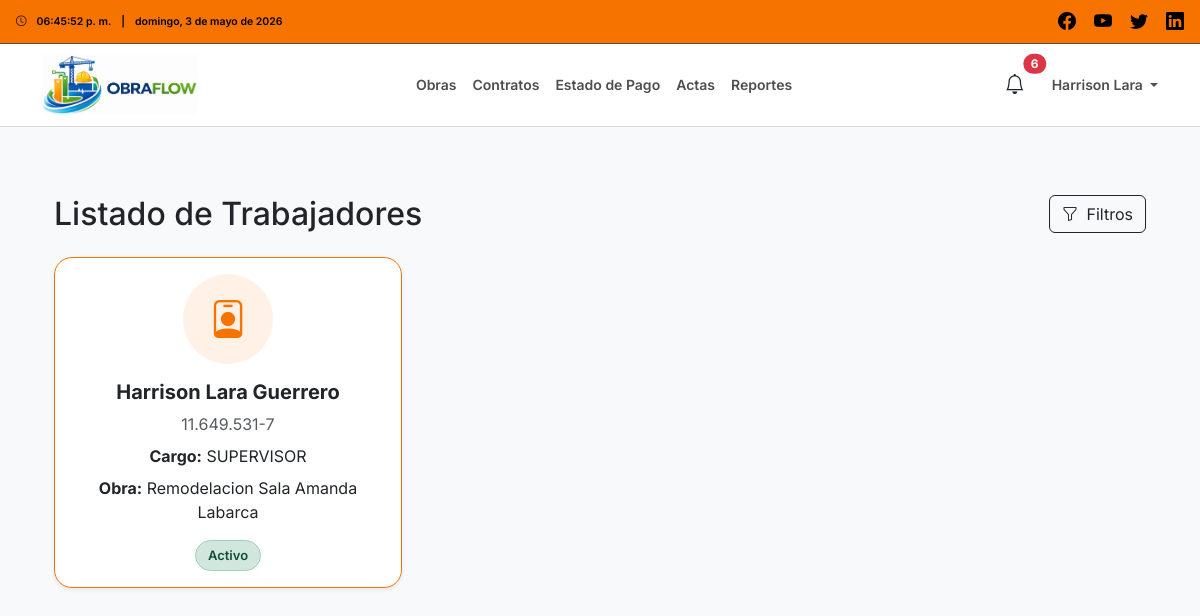
Page /trabajadores/ (signed in) on the committed database.
### users/models.py (models this page shows, shortened)
class User(AbstractUser):
    class Roles(models.TextChoices):
        ADMIN = 'ADMIN', 'Administrador'
        INSPECTOR = 'INSPECTOR', 'Inspector'
        CONTRATISTA = 'CONTRATISTA', 'Empresa Contratista'
    role = models.CharField(
        max_length=20,
        choices=Roles.choices,
        default=Roles.CONTRATISTA
    )

### trabajadores/models.py (models this page shows, shortened)
class Trabajador(models.Model):
    ESTADO_CHOICES = [
        ('ACTIVO', 'Activo'),
        ('INACTIVO', 'Inactivo'),
    ]
    obra = models.ForeignKey(
        Obra,
        on_delete=models.CASCADE,
        related_name='trabajadores'
    )
    nombres = models.CharField(max_length=150)
    apellidos = models.CharField(max_length=150)
    rut = models.CharField(max_length=20)
    fecha_nacimiento = models.DateField()
    cargo = models.CharField(max_length=150)
    fecha_ingreso = models.DateField()
    estado = models.CharField(
        max_length=20,
        choices=ESTADO_CHOICES,
        default='ACTIVO'
    )
    fecha_creacion = models.DateTimeField(auto_now_add=True)
    class Meta:
        verbose_name = 'Trabajador'
        verbose_name_plural = 'Trabajadores'
        ordering = ['apellidos', 'nombres']
    @property
    def documentos_completos(self):
        return hasattr(self, 'documentos') and all([
            self.documentos.carnet_identidad,
            self.documentos.certificado_antecedentes,
            self.documentos.contrato_trabajo,
        ])

### obras/models.py (models this page shows, shortened)
class Obra(models.Model):
    rut_validator = RegexValidator(
        regex=r'^\d{1,2}\.\d{3}\.\d{3}-[\dkK]$',
        message='El RUT debe tener el formato xx.xxx.xxx-x'
    )
    codigo = models.CharField(max_length=50, unique=True)
    nombre = models.CharField(max_length=200)
    descripcion = models.TextField(blank=True, null=True)
    ubicacion = models.CharField(max_length=255)
    CAMPUS_CHOICES = [
        ('CAMPUS_1', 'Campus Central'),
        ('CAMPUS_2', 'Campus Norte'),
        ('CAMPUS_3', 'Campus Sur'),
        ('CAMPUS_4', 'Campus Poniente'),
    ]
    campus = models.CharField(max_length=20, choices=CAMPUS_CHOICES)
    inspector = models.ForeignKey(
        settings.AUTH_USER_MODEL,
        on_delete=models.CASCADE,
        related_name='obras_como_inspector'
    )
    empresa = models.ForeignKey(
        settings.AUTH_USER_MODEL,
        on_delete=models.CASCADE,
        related_name='obras_como_empresa'
    )
    rut_empresa = models.CharField(
        max_length=12,
        validators=[rut_validator],
        blank=True,
        null=True
    )
    fecha_inicio = models.DateField()
    fecha_termino = models.DateField(blank=True, null=True)
    fecha_creacion = models.DateTimeField(auto_now_add=True)
    ESTADO_CHOICES = [
        ('PLANIFICACION', 'Planificación'),
        ('EN_PROCESO', 'En Ejecución'),
        ('FINALIZADA', 'Finalizada'),
    ]
    estado = models.CharField(
        max_length=20,
        choices=ESTADO_CHOICES,
        default='PLANIFICACION'
    )
    class Meta:
        verbose_name = 'Obra'
        verbose_name_plural = 'Obras'
        ordering = ['-fecha_creacion']

### core/views.py (the view, shortened to what this page needs)
# urls.py: path('trabajadores/', trabajadores_lista, name='trabajadores'),
@login_required(login_url='login')
def trabajadores_lista(request):
    user = request.user
    if user.role == 'CONTRATISTA':
        trabajadores = Trabajador.objects.filter(obra__empresa=user)
    elif user.role == 'INSPECTOR':
        trabajadores = Trabajador.objects.filter(obra__inspector=user)
    else:
        trabajadores = Trabajador.objects.none()
    busqueda = request.GET.get('q', '').strip()
    estado = request.GET.get('estado', '').strip()
    if estado:
        trabajadores = trabajadores.filter(estado=estado)
    filtros_activos = 0
    if busqueda:
        filtros_activos += 1
    if estado:
        filtros_activos += 1
    return render(request, 'trabajadores/lista.html', {
        'trabajadores': trabajadores,
        'busqueda': busqueda,
        'estado_actual': estado,
        'estado_choices': Trabajador.ESTADO_CHOICES,
        'filtros_activos': filtros_activos,
    })

### core/context_processors.py (called while the page is built)
def nombre_usuario(usuario):
    if not usuario:
        return ""
    nombre = f"{getattr(usuario, 'first_name', '')} {getattr(usuario, 'last_name', '')}".strip()
    if nombre:
        return nombre
    return getattr(usuario, 'username', '') or ""

### templates/trabajadores/lista.html (shortened to what this page needs)
{% extends 'base.html' %}
{% block content %}
<div class="container mt-4">
    <div class="d-flex justify-content-between align-items-center mb-4 flex-wrap gap-2">
        <h2 class="mb-0">Listado de Trabajadores</h2>
        <div class="d-flex gap-2 flex-wrap">
            <button class="btn btn-outline-dark position-relative" type="button" data-bs-toggle="collapse" data-bs-target="#filtrosTrabajadores" aria-expanded="false" aria-controls="filtrosTrabajadores">
                <i class="bi bi-funnel me-1"></i> Filtros
            </button>
        </div>
    </div>
    <div class="row">
        {% for trabajador in trabajadores %}
        <div class="col-md-4 mb-4">
            <a href="{% url 'trabajadores_detalle' trabajador.id %}" class="obra-card-link">
                <div class="card shadow-sm h-100 obra-card {% if request.user.role == 'CONTRATISTA' %}obra-card-empresa{% elif request.user.role == 'INSPECTOR' %}obra-card-inspector{% endif %}">
                    <div class="card-body text-center">
                        <div class="obra-card-icon {% if request.user.role == 'CONTRATISTA' %}obra-card-icon-empresa{% elif request.user.role == 'INSPECTOR' %}obra-card-icon-inspector{% endif %} mb-3">
                            <i class="bi bi-person-badge"></i>
                        </div>
                        <h5 class="card-title fw-bold mb-2">
                            {{ trabajador.nombres }} {{ trabajador.apellidos }}
                        </h5>
                        <p class="mb-2 text-muted">
                            {{ trabajador.rut }}
                        </p>
                        <p class="mb-2">
                            <strong>Cargo:</strong> {{ trabajador.cargo }}
                        </p>
                        <p class="mb-3">
                            <strong>Obra:</strong> {{ trabajador.obra.nombre }}
                        </p>
                        <span class="badge obra-badge
                            {% if trabajador.estado == 'ACTIVO' %}obra-badge-finalizada
                            {% elif trabajador.estado == 'INACTIVO' %}obra-badge-planificacion
                            {% endif %}">
                            {{ trabajador.get_estado_display }}
                        </span>
                    </div>
                </div>
            </a>
        </div>
        {% empty %}
        <div class="col-12">
            <div class="alert alert-warning">
                No se encontraron trabajadores con los filtros seleccionados.
            </div>
        </div>
        {% endfor %}
    </div>
</div>
{% endblock %}

### templates/partials/navbar_inspector.html (shortened to what this page needs)
{% load static %}
<div class="top-bar-inspector d-flex justify-content-between align-items-center px-3">
    <div class="hora-info d-flex align-items-center flex-nowrap small">
        <i class="bi bi-clock me-2"></i>
        <span id="topbarClockInspector" class="me-2">--:--:--</span>
        <span class="me-2">|</span>
        <span id="topbarDateInspector" class="text-truncate">--</span>
    </div>
    <div class="social-icons">
        <a href="#"><i class="bi bi-facebook"></i></a>
        <a href="#"><i class="bi bi-youtube"></i></a>
        <a href="#"><i class="bi bi-twitter"></i></a>
        <a href="#"><i class="bi bi-linkedin"></i></a>
    </div>
</div>
<nav class="navbar navbar-expand-lg navbar-light navbar-inspector">
    <div class="container">
        <a class="navbar-brand d-flex align-items-center" href="{% url 'dashboard_inspector' %}">
            <img src="{% static 'images/logo_navbar.jpeg' %}" alt="OBRAFLOW" class="logo">
        </a>
        <div class="collapse navbar-collapse" id="navbarNavInspector">
            <ul class="navbar-nav mx-auto">
                <li class="nav-item"><a class="nav-link" href="{% url 'obras' %}">Obras</a></li>
                <li class="nav-item"><a class="nav-link" href="{% url 'contratos' %}">Contratos</a></li>
                <li class="nav-item"><a class="nav-link" href="{% url 'edp' %}">Estado de Pago</a></li>
                <li class="nav-item"><a class="nav-link" href="{% url 'actas' %}">Actas</a></li>
                <li class="nav-item"><a class="nav-link" href="{% url 'reportes_index' %}">Reportes</a></li>
            </ul>
            <div class="nav-icons d-flex align-items-center gap-3">
                <button class="btn btn-link nav-alert-btn position-relative"
                        type="button"
                        data-bs-toggle="offcanvas"
                        data-bs-target="#offcanvasAlertasInspector">
                    <i class="bi bi-bell fs-5"></i>
                    {% if nav_total_alertas > 0 %}
                    <span class="position-absolute top-0 start-100 translate-middle badge rounded-pill bg-danger">
                        {{ nav_total_alertas }}
                    </span>
                    {% endif %}
                </button>
                <div class="dropdown">
                    <a class="nav-link dropdown-toggle"
                       href="#"
                       role="button"
                       data-bs-toggle="dropdown"
                       aria-expanded="false">
                        {% if request.user.first_name %}
                            {{ request.user.first_name }} {{ request.user.last_name }}
                        {% else %}
                            {{ request.user.username }}
                        {% endif %}
                    </a>
                </div>
            </div>
        </div>
    </div>
</nav>

### static/css/styles.css (style rules this page uses)
body { font-family: 'Inter', sans-serif; background-color: #f8f9fa; margin: 0; padding: 0; }
.top-bar-inspector { background-color: #f77300; color: black; font-size: 12px; font-weight: 600; padding: 8px 15px; }
.top-bar-inspector .hora-info, .top-bar-empresa .hora-info { display: flex; align-items: center; gap: 2px; }
.top-bar-inspector .social-icons a, .top-bar-empresa .social-icons a { color: black; font-size: 18px; margin-left: 15px; text-decoration: none; transition: color 0.2s ease-in-out; }
.navbar-inspector { background-color: #ffffff; border-top: 1px solid #4e4e4e; border-bottom: 1px solid #d9d9d9; min-height: 70px; padding-top: 6px; padding-bottom: 6px; }
.logo { height: 100%; max-height: 60px; width: auto; object-fit: contain; display: block; }
.navbar-inspector .nav-link { color: #4e4e4e; font-weight: 600; font-size: 14px; transition: color 0.2s ease-in-out; white-space: nowrap; }
.nav-icons { display: flex; align-items: center; gap: 20px; }
.obra-card { border-width: 1.5px; border-style: solid; border-radius: 18px; overflow: hidden; transition: transform 0.28s ease, box-shadow 0.28s ease, border-color 0.28s ease; background-color: #ffffff; }
.obra-card-inspector { border-color: #f77300; }
.obra-card-icon { width: 90px; height: 90px; margin: 0 auto; border-radius: 50%; display: flex; align-items: center; justify-content: center; font-size: 38px; transition: transform 0.25s ease, box-shadow 0.25s ease; }
.obra-card-icon-inspector { background-color: #fff1e5; color: #f77300; }
.obra-badge { font-size: 13px; padding: 8px 12px; border-radius: 999px; display: inline-block; border: 1px solid transparent; font-weight: 600; }
.obra-badge-finalizada { background-color: #d1e7dd; color: #0f5132; border-color: #a3cfbb; }
.obra-card-link { text-decoration: none; color: inherit; display: block; }
.nav-alert-btn { color: #212529; text-decoration: none; padding: 6px 10px; }

### rows in the picture
User: user.first_name "Harrison", user.last_name "Lara"
Trabajador: nombres "Harrison", apellidos "Lara Guerrero", rut "11.649.531-7", cargo "SUPERVISOR", obra.nombre "Remodelacion Sala Amanda Labarca", estado "Activo"

### other values in the picture
{{ nav_total_alertas }} "6"
